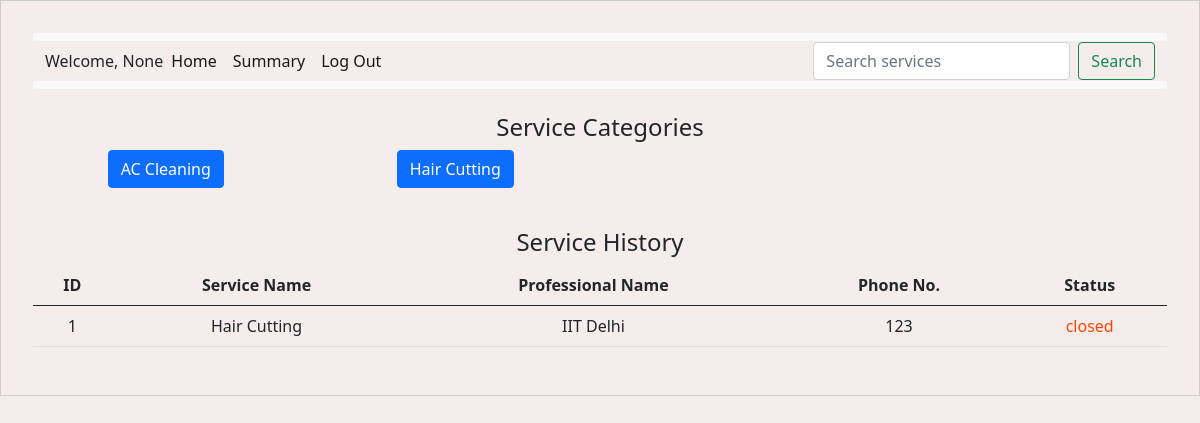
The app's page /customer_dashboard (signed in) with its own data.
### backend/models.py (models this page shows)
class Service(db.Model):
    __tablename__ = "service"
    id = db.Column(db.Integer, primary_key=True, autoincrement=True)
    name = db.Column(db.String, nullable=False)
    base_price = db.Column(
        db.Integer, nullable=False
    )  # Changed 'price' to 'base_price'
    time_required = db.Column(db.Integer, nullable=True)
    description = db.Column(db.String, nullable=False)
    professional_services = db.relationship(
        "ProfessionalService", back_populates="service"
    )

class Service_Request(db.Model):
    __tablename__ = "service_request"
    id = db.Column(db.Integer, primary_key=True, autoincrement=True)
    service_id = db.Column(db.Integer, db.ForeignKey("service.id"), nullable=False)
    customer_id = db.Column(db.Integer, db.ForeignKey("customer.id"), nullable=False)
    professional_id = db.Column(
        db.Integer, db.ForeignKey("service_professional.id"), nullable=False
    )
    date_of_request = db.Column(db.DateTime, nullable=False, default=datetime.utcnow)
    date_of_completion = db.Column(db.DateTime)
    service_status = db.Column(
        db.String, nullable=False
    )  # e.g., 'requested', 'assigned', 'closed'
    remarks = db.Column(db.String)
    rating = db.Column(db.Integer, nullable=True)  # Added this line for the rating
    service = db.relationship(
        "Service",
        backref=db.backref(
            "service_requests",
            lazy=True,
        ),
    )
    customer = db.relationship(
        "Customer", backref=db.backref("service_requests", lazy=True)
    )
    professional = db.relationship(
        "Service_Professional",
        backref=db.backref("service_requests", lazy=True, cascade="all, delete-orphan"),
    )

class Service_Professional(db.Model):
    __tablename__ = "service_professional"
    id = db.Column(db.Integer, primary_key=True, autoincrement=True)
    username = db.Column(db.String, unique=True, nullable=False)
    password = db.Column(db.String, nullable=False)
    name = db.Column(db.String, nullable=False)
    service_type = db.Column(
        db.String, nullable=False
    )  # nullable true done for some reason
    experience = db.Column(db.Integer, nullable=False)
    phone_no = db.Column(db.Integer, nullable=False)
    email = db.Column(db.String, unique=True, nullable=False)
    address = db.Column(db.String, nullable=False)
    pin_code = db.Column(db.String, nullable=False)
    verified_status = db.Column(db.String, nullable=True)
    document = db.Column(db.String, nullable=True)  # Column to store document path
    custom_services = db.relationship(
        "ProfessionalService",
        back_populates="professional",
        lazy=True,
        cascade="all, delete-orphan",
    )

### backend/controller.py (the view)
@app.route("/customer_dashboard")
def customer_dashboard():
    customer_id = session.get("customer_id")
    if not customer_id:
        return redirect(url_for("user_login"))
    services = Service.query.all()
    service_requests = Service_Request.query.filter_by(customer_id=customer_id).all()
    return render_template(
        "customer_dashboard.html",
        services=services,
        service_requests=service_requests,
        customer=session.get(
            "customer_name"
        ),  # Assuming customer_name is stored in session
    )

### templates/customer_dashboard.html (shortened to what this page needs)
<!DOCTYPE html>
<html lang="en">
<head>
    <link rel="stylesheet" href="/static/style.css" />
    <link href="https://cdn.jsdelivr.net/npm/bootstrap@5.0.2/dist/css/bootstrap.min.css" rel="stylesheet" />
</head>
<body>
    <div id="container">
        <div id="panel">
            <nav class="navbar navbar-expand-lg navbar-light bg-light">
                <div class="container-fluid">
                    <label>Welcome, {{ customer }}</label>
                    <div class="collapse navbar-collapse" id="navbarSupportedContent">
                        <ul class="navbar-nav me-auto mb-2 mb-lg-0">
                            <li class="nav-item">
                                <a class="nav-link active" aria-current="page" href="#">Home</a>
                            </li>
                            <li>
                                <a class="nav-link active" aria-current="page" href="#">Summary</a>
                            </li>
                            <li>
                                <a class="nav-link active" aria-current="page" href="{{ url_for('logout') }}">Log
                                    Out</a>
                            </li>
                        </ul>
                        <form class="d-flex" action="/search_service" method="POST">
                            <input class="form-control me-2" name="service_name" type="search"
                                placeholder="Search services" aria-label="Search" required />
                            <button class="btn btn-outline-success" type="submit">Search</button>
                        </form>
                    </div>
                </div>
            </nav>
            <h4 class="mt-4">Service Categories</h4>
            <div class="row">
                {% for service in services %}
                <div class="col-md-3 mb-3">
                    <a href="{{ url_for('get_service_professionals', service_id=service.id) }}"
                        class="btn btn-primary btn-block">
                        {{ service.name }}
                    </a>
                </div>
                {% endfor %}
            </div>
            <h4 class="mt-4">Service History</h4>
            <table class="table">
                <thead>
                    <tr>
                        <th>ID</th>
                        <th>Service Name</th>
                        <th>Professional Name</th>
                        <th>Phone No.</th>
                        <th>Status</th>
                    </tr>
                </thead>
                <tbody>
                    {% for request in service_requests %}
                    <tr>
                        <td>{{ request.id }}</td>
                        <td>{{ request.service.name }}</td>
                        <td>{{ request.professional.name }}</td>
                        <td>{{ request.professional.phone_no }}</td>
                        <td style="color: orangered;">
                            {{ request.service_status }}
                        </td>
                    </tr>
                    {% endfor %}
                </tbody>
            </table>
        </div>
    </div>
</body>
</html>

### static/style.css (style rules this page uses)
* { margin: 0; background-color: #f5ecec; }
#panel { width: auto; margin: auto; height: auto; text-align: center; padding: 2vh; border: 0px solid black; border-radius: 10px; }
#container { width: auto; margin: auto; padding: 2vh; border: 1px solid #ccc; }
a { color: black; }

### records on screen
Service: name "AC Cleaning"
Service: name "Hair Cutting"
Service_Request: id "1", service.name "Hair Cutting", professional.name "IIT Delhi", professional.phone_no "123", service_status "closed"

### other values on screen
{{ customer }} "None"
